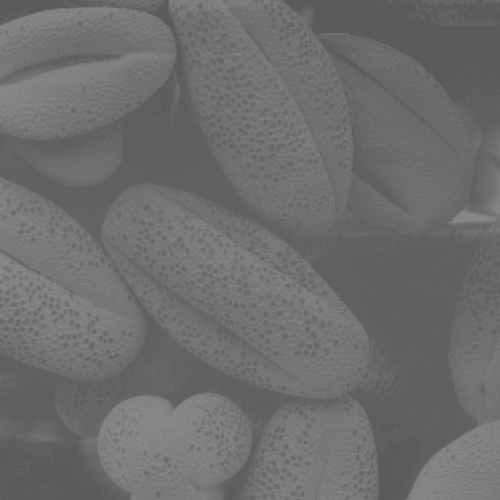
#> input picture Comprehensive/res/Q3_1_1.tif, 500 x 500 px, found by its file name
$ jupyter execute --allow-errors testbench.ipynb
#> lines starting #> are read from the running program, lines starting #| are printed output that depends on the picture
### Reports/Lab03/Attachments/ipynb/utils.py
from PIL import Image
import numpy as np


# Read image file
# - and convert it to a numpy.ndarray of numpy.uint8
def loadGrayscaleAsNumpy(filepath):
#> called with filepath = 'res/Q3_1_1.tif'
    img = Image.open(filepath)
#> img is the input picture: PIL image 500x500 L; min 91, max 138, mean 109.1
    return np.array(img.convert('L'))

def saveGrayscale(img, filepath):
    Image.fromarray(img).save(filepath)


def plotHistogram(plt, hist, color, ymode="linear"):
    plt.bar(np.arange(0, 256), hist, color=color)
    plt.xlim(-0.5, 255.5)
    plt.xlabel("Grayscale")
    plt.ylabel("Frequency")
    plt.yscale(ymode)

### Reports/Lab03/Attachments/ipynb/histogram.py
import numpy as np


def getPDF(img):
    res, bins = np.histogram(img, bins=256, range=(-0.5, 255.5))
    return res / (img.shape[0] * img.shape[1])


def hist_equ(img):
    img = img.astype(np.int32)

    img_pdf = getPDF(img) # PDF (regardless of size)
    img_cdf = np.cumsum(img_pdf) # Cumulative Sum

    res = 255 * img_cdf[img]

    res = res.astype(np.uint8)
    return (res, getPDF(res), img_pdf)


def hist_match(img, spec_hist): # spec_hist should be normalized to a PDF
    img = img.astype(np.int32)

    img_pdf = getPDF(img)
    img_cdf = np.cumsum(img_pdf)
    spec_cdf = np.cumsum(spec_hist)

    tran = np.searchsorted(255 * spec_cdf, 255 * img_cdf + 0.5, side='left') - 1
    res = tran[img]

    res = res.astype(np.uint8)
    return (res, getPDF(res), img_pdf)


# [22 lines left out: functions local_hist_equal, reduce_SAP, not called in this run]

### Reports/Lab03/Attachments/ipynb/testbench.ipynb
[cell 1]
import matplotlib.pyplot as plt
import numpy as np
import time

import utils
import histogram

hist_figsize = (25.6, 5)
testcases = 20

# Histogram Equalization
### Q3_1_1

[cell 2]
img_raw = utils.loadGrayscaleAsNumpy("res/Q3_1_1.tif")
start = time.time()
for i in range(testcases): img, img_hist, raw_hist = histogram.hist_equ(img_raw)
#> this loop made 20 passes
#> pass 1, in hist_equ, `res = 255 * img_cdf[img]`:
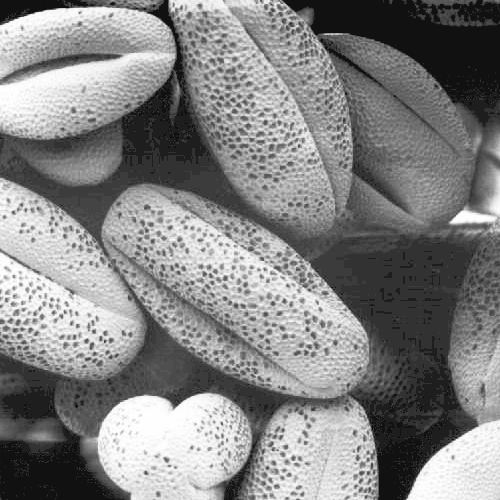
#> res: shape (500, 500) float64; min 17.85, max 255, mean 131.9
print("Average Time Cost: {} s.".format((time.time() - start) / testcases))

plt.figure(1, figsize=hist_figsize)
utils.plotHistogram(plt, raw_hist, "lightgray")
utils.plotHistogram(plt, img_hist, "orange")

plt.figure(2)
plt.imshow(img, cmap="gray", vmin=0, vmax=255)
utils.saveGrayscale(img, "output/output_Q3_1_1_12112907.tif")

plt.show()
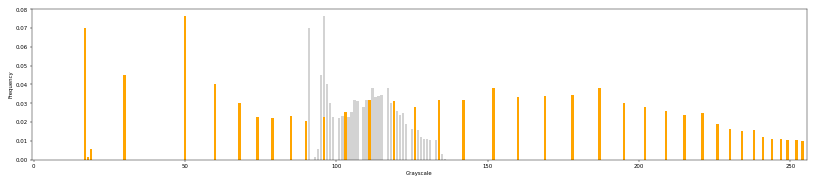
#> figure drawn by matplotlib, 1 panel; tallest bar 0.0763 high, from x = 95.6 to 96.4; tallest bar 0.0763 high, from x = 49.6 to 50.4

### Q3_1_2

[cell 3]
img_raw = utils.loadGrayscaleAsNumpy("res/Q3_1_2.tif")
#> call 2 of loadGrayscaleAsNumpy, with filepath = 'res/Q3_1_2.tif'
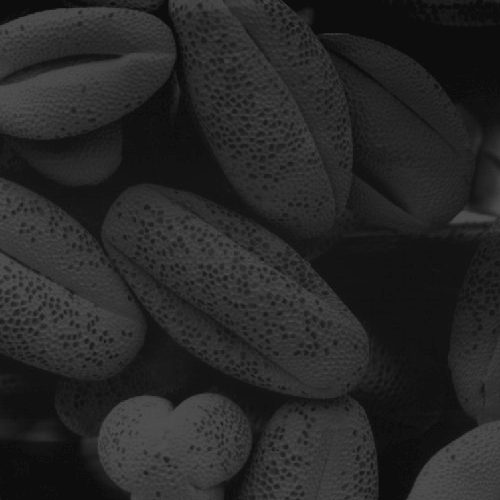
#> input picture Comprehensive/res/Q3_1_2.tif, 500 x 500 px, found by its file name
#> in loadGrayscaleAsNumpy, img is the input picture: PIL image 500x500 L; min 13, max 83, mean 38.7
start = time.time()
for i in range(testcases): img, img_hist, raw_hist = histogram.hist_equ(img_raw)
#> this loop made 20 passes
#> pass 1, in hist_equ (call 21), `img = img.astype(np.int32)`:
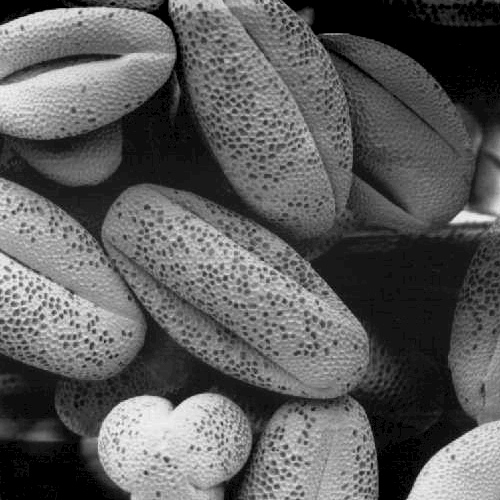
#> img: shape (500, 500) int32; min 13, max 83, mean 38.7; drawn with min black and max white
print("Average Time Cost: {} s.".format((time.time() - start) / testcases))

plt.figure(1, figsize=hist_figsize)
utils.plotHistogram(plt, raw_hist, "lightgray")
utils.plotHistogram(plt, img_hist, "orange")

plt.figure(2)
plt.imshow(img, cmap="gray", vmin=0, vmax=255)
utils.saveGrayscale(img, "output/output_Q3_1_2_12112907.tif")

plt.show()
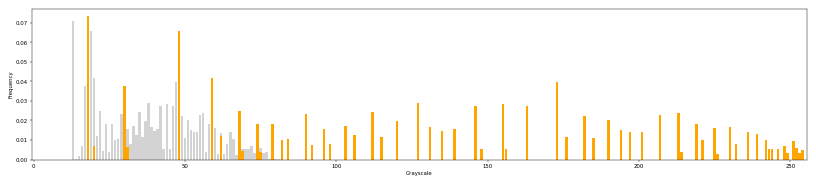
#> figure drawn by matplotlib, 1 panel; tallest bar 0.0709 high, from x = 12.6 to 13.4; tallest bar 0.0733 high, from x = 17.6 to 18.4

# Histogram Matching

[cell 4]
img_raw = utils.loadGrayscaleAsNumpy("res/Q3_2.tif")
#> call 3 of loadGrayscaleAsNumpy, with filepath = 'res/Q3_2.tif'
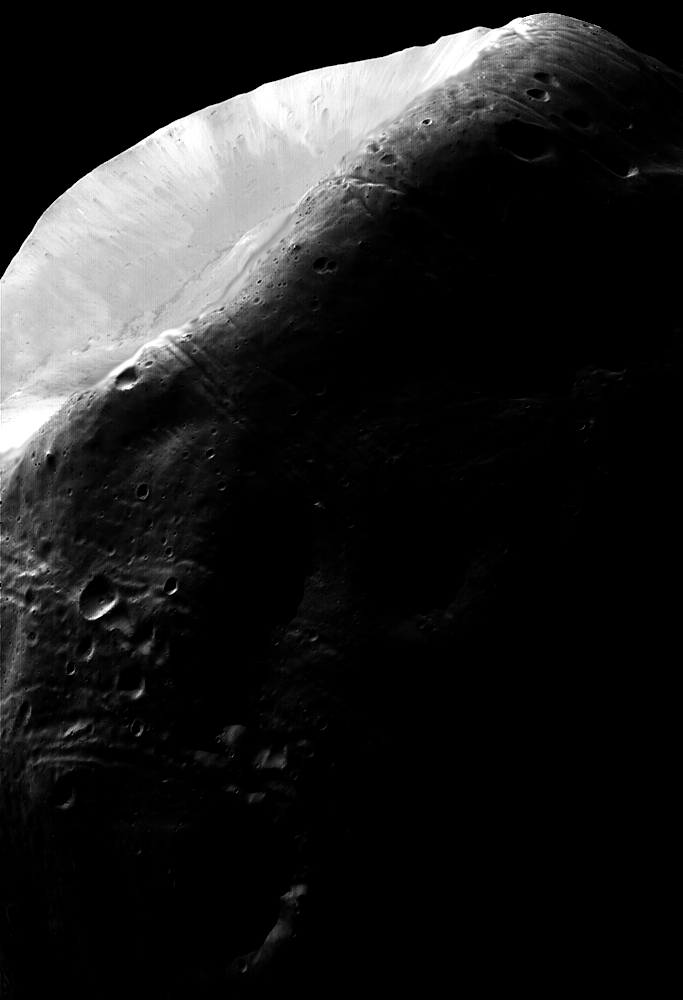
#> input picture Comprehensive/res/Q3_2.tif, 683 x 1000 px, found by its file name
#> in loadGrayscaleAsNumpy, img is the input picture: PIL image 683x1000 L; min 0, max 255, mean 31.7

spec_hist = np.concatenate((
    np.linspace(0, 7, 5 - 0 + 1),
    np.linspace(7, 0.7, 20 - 5 + 1)[1:],
    np.linspace(0.7, 0, 181 - 20 + 1)[1:],
    np.linspace(0, 0.6, 203 - 181 + 1)[1:],
    np.linspace(0.6, 0, 255 - 203 + 1)[1:]
), axis=0)
spec_hist /= np.sum(spec_hist)

start = time.time()
for i in range(testcases): img, img_hist, raw_hist = histogram.hist_match(img_raw, spec_hist)
#> this loop made 20 passes
#> pass 1, in hist_match, `res = tran[img]`:
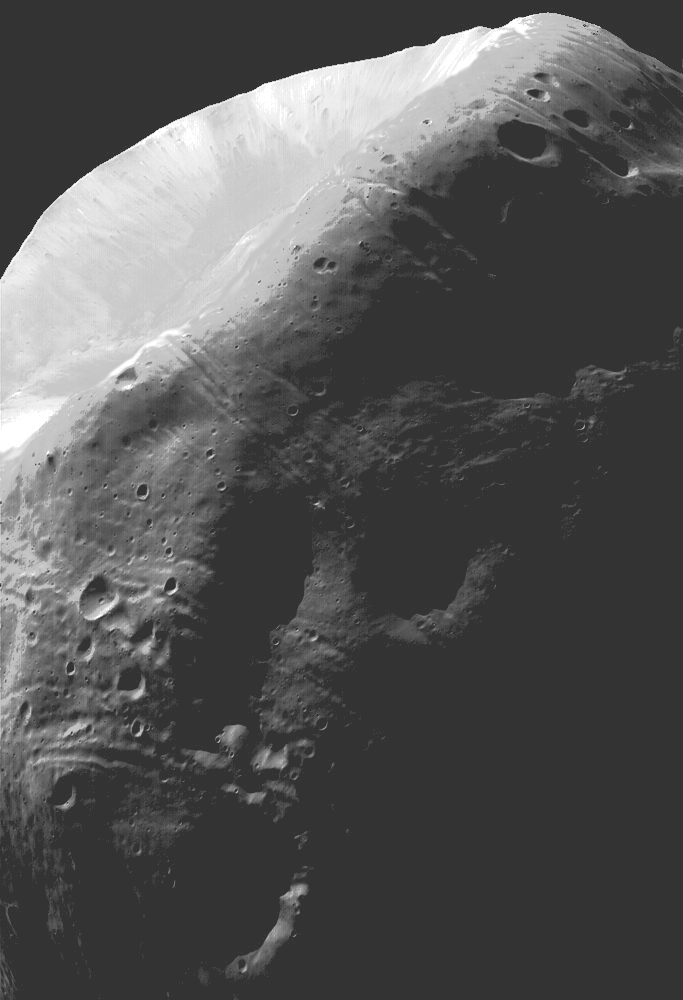
#> res: shape (1000, 683) int64; min 51, max 255, mean 85.3
print("Average Time Cost: {} s.".format((time.time() - start) / testcases))

plt.figure(1, figsize=hist_figsize)
utils.plotHistogram(plt, spec_hist, "blue")

plt.figure(2, figsize=hist_figsize)
utils.plotHistogram(plt, raw_hist, "lightgray")
utils.plotHistogram(plt, img_hist, "orange")

plt.figure(3)
plt.imshow(img, cmap="gray", vmin=0, vmax=255)
utils.saveGrayscale(img, "output/output_Q3_2_12112907.tif")

plt.show()
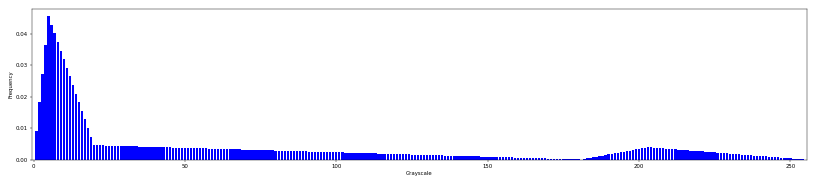
#> figure drawn by matplotlib, 1 panel; tallest bar 0.0455 high, from x = 4.6 to 5.4
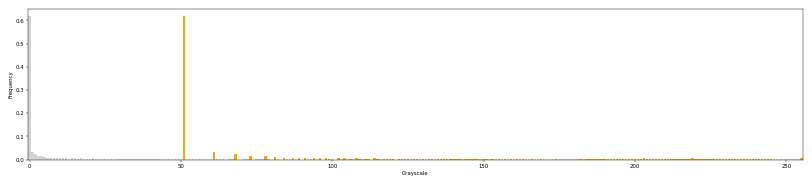
#> figure drawn by matplotlib, 1 panel; tallest bar 0.618 high, from x = -0.4 to 0.4; tallest bar 0.618 high, from x = 50.6 to 51.4

# Local Histogram Equalization

#> (a cell that did not finish here is left out)
